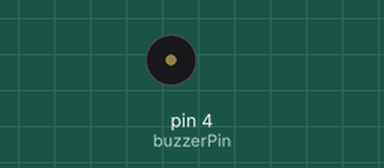
This sketch was run on a simulated Arduino Uno, built with avr-gcc and run on an emulated ATmega328P. On the bench: buzzer (waves = sounding).

Above: at 0.6 s.
Timing chart, 0 to 3.0 s (numbered marks = the images above):
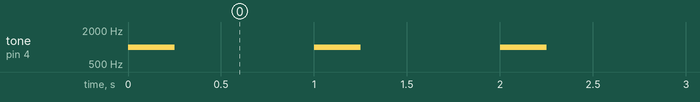

Measured:
- by itself, tone on pin 4 (buzzerPin): alternates 1000 Hz for 0.25 s and silent for 0.75 s

The sketch:

buzzer.ino
```cpp
// sketch to use Buzzer v1.2

const int buzzerPin = 4;

void setup()
{
pinMode(buzzerPin,OUTPUT); // setting buzzer as output
}

void loop()
{
  //(pin no, freq , duration)
  tone(buzzerPin, 1000, 250);
  delay(1000);

  //delay and timer are independent


}
```
